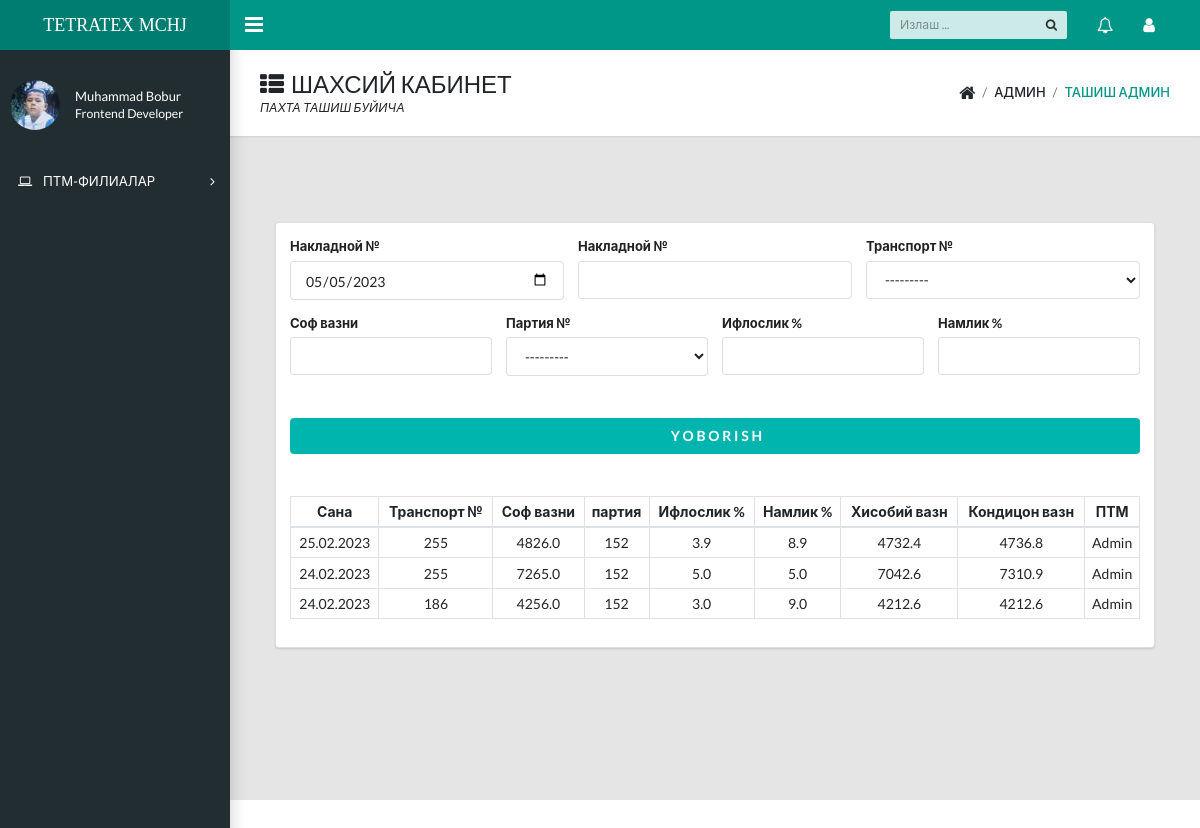
Before: /home/forms/ (signed in) with the older database file.
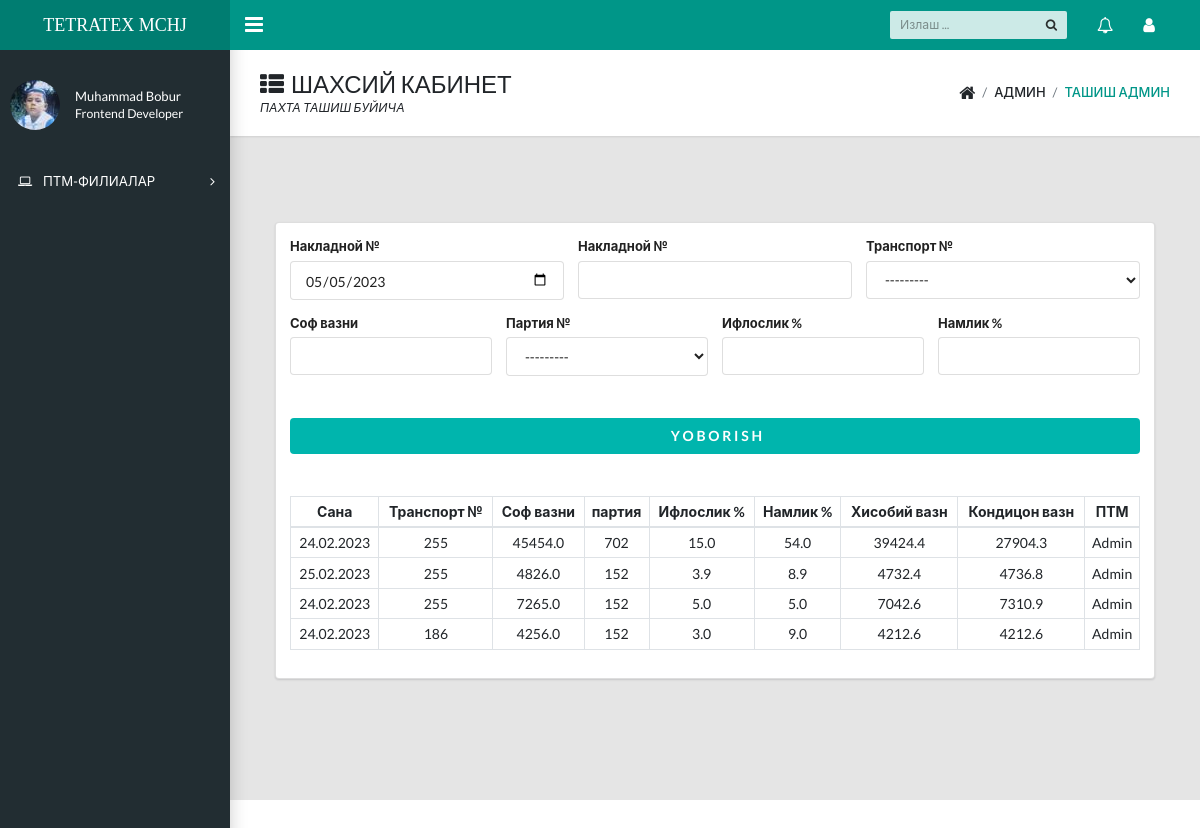
After: the same page with the newer database file.
### login/models.py (models this page shows, shortened)
class Profile(models.Model):
    user=models.OneToOneField(User,on_delete=models.CASCADE)
    first_name= models.CharField(max_length=30)
    last_name=models.CharField(max_length=30)
    pic=models.ImageField(upload_to='img',blank=True,null=True,default='default/default.jpg')
    pic_thumbnail=models.ImageField(upload_to='img',blank=True,null=True,default='default/thumbnail.jpg')

### tash/models.py (models this page shows, shortened)
class Partiya(models.Model):
    ptm=models.ForeignKey('Punkt',on_delete=models.SET_NULL,null=True)
    partiya=models.CharField(max_length=7,verbose_name='ПАРТИЯ РАКАМИ')
    bunt=models.CharField(max_length=20,verbose_name='Жой РАКАМИ')
    nav=models.CharField(max_length=30,verbose_name='Селекцион Нав',help_text='Анд-35,Анд-36,Шарк')
    sort=models.CharField(max_length=1,verbose_name='Пахтанинг Сорти')
    snif=models.CharField(max_length=1,verbose_name='Пахтанинг снифи')
    sofVazn=models.FloatField(verbose_name='Соф вазни')
    xisobiy=models.FloatField(verbose_name='Хисобий вазни')
    kond=models.FloatField(verbose_name='Кондицион вазни')
    ifloslik=models.FloatField(blank=True,verbose_name='Ифлослиги')
    namlik=models.FloatField(blank=True,verbose_name='Намлиги')
    class Meta:
        verbose_name_plural = "Партиялар очиш"
    def __str__(self):
        return str(self.partiya)

class Tashish(models.Model):
    ptm=models.ForeignKey('Punkt',on_delete=models.SET_NULL,null=True,related_name='ptm')
    date=models.DateField()
    nak_num=models.CharField(max_length=20,verbose_name='Накладной раками')
    transport=models.ForeignKey('Transport',on_delete=models.SET_NULL,verbose_name='Транспортни танланг',null=True)
    sofVazn=models.FloatField(verbose_name='Соф Вазни')
    partiya=models.ForeignKey("Partiya",on_delete=models.SET_NULL,verbose_name='Партия раками',null=True)
    ifloslik=models.FloatField(verbose_name='Ифлослиги')
    namlik=models.FloatField(verbose_name='Намлиги')
    xisobiy=models.FloatField(blank=True,verbose_name='Хисобий Вазни')
    kond=models.FloatField(blank=True,verbose_name='Кондицион Вазни')
    imzo=models.BooleanField(default=False)
    class Meta:
        verbose_name_plural = "ПАХТАНИ ТАШИШ"

### tash/views.py (the view, shortened to what this page needs)
# urls.py: path('forms/',formsfor, name="formset"),
def formsfor(request):
    user=request.user.profile
    ptm=request.user.punkt
    form=TashishForm(ptm)
    tash=Tashish.objects.filter(ptm=ptm).order_by('-id').values('date','nak_num','transport__rusum','transport__tr_num','sofVazn','partiya__partiya','ifloslik','namlik','xisobiy','kond','ptm__name')[0:10]
    context={'user':user,'form':form,"tash":tash}
    return render(request,'forms/forms.html',context)

### tash/forms.py
class TashishForm(forms.ModelForm):
    class Meta:
        model=Tashish
        fields=('date','nak_num','transport','sofVazn','partiya','ifloslik','namlik')
        widgets={
            'nak_num':forms.TextInput(attrs={'type':'number'}),
            'sofVazn':forms.TextInput(attrs={'type':'number'}),
            'date':forms.TextInput(attrs={'type':'date','value':date}),
        }
    def __init__(self,ptm,*args,**kwargs):
        super (TashishForm,self ).__init__(*args,**kwargs) # populates the post
        self.fields['partiya'].queryset = Partiya.objects.filter(ptm=ptm)

### tash/models.py (called while the page is built)
    def __str__(self):
        return str(self.tr_num)

### templates/forms/forms.html
{% extends 'docs/dashboard.html' %}
{% block content %}
<main class="app-content">
  <div class="app-title">
    <div>
      <h1><i class="fa fa-th-list pr-2"></i>ШАХСИЙ КАБИНЕТ</h1>
      <p>ПАХТА ТАШИШ БУЙИЧА </p>
    </div>
    <ul class="app-breadcrumb breadcrumb side">
      <li class="breadcrumb-item"><i class="fa fa-home fa-lg"></i></li>
      <li class="breadcrumb-item">АДМИН</li>
      <li class="breadcrumb-item active"><a href="#">ТАШИШ АДМИН</a></li>
    </ul>
  </div>
  <div class="col-12 pt-5">
  {% include 'forms/forms-inc.html' %}
  <div class="d-none d-sm-block d-md-none d-lg-block pt-5">
  {% include 'forms/mini-table.html'%}
  </div>
  </div>
</main>
{% endblock %}

### templates/docs/dashboard.html (shortened to what this page needs)
{% load static %}
<!DOCTYPE html>
<html lang="en">
  <head>
    <link rel="stylesheet" href="https://cdnjs.cloudflare.com/ajax/libs/semantic-ui/2.5.0/semantic.min.css" />
    <link rel="stylesheet" type="text/css" href="{% static 'css/main.css' %}">
    <link rel="stylesheet" type="text/css" href="https://maxcdn.bootstrapcdn.com/font-awesome/4.7.0/css/font-awesome.min.css">
  </head>
  <body class="app sidebar-mini">
    <header class="app-header"><a class="app-header__logo" href="index.html">TETRATEX MCHJ</a>
      <a class="app-sidebar__toggle" href="#" data-toggle="sidebar" aria-label="Hide Sidebar"></a>
      <ul class="app-nav">
        <li class="app-search">
          <input class="app-search__input" type="search" placeholder="Излаш ...">
          <button class="app-search__button"><i class="fa fa-search"></i></button>
        </li>
        <li class="dropdown"><a class="app-nav__item" href="#" data-toggle="dropdown" aria-label="Show notifications"><i class="fa fa-bell-o fa-lg"></i></a>
        </li>
        <li class="dropdown"><a class="app-nav__item" href="#" data-toggle="dropdown" aria-label="Open Profile Menu"><i class="fa fa-user fa-lg"></i></a>
        </li>
      </ul>
    </header>
    <aside class="app-sidebar">
      <div class="app-sidebar__user"><img class="app-sidebar__user-avatar" src="{{user.pic_thumbnail.url}}" alt="User Image">
        <div>
          <p class="app-sidebar__user-name">{{user.first_name}}
          <p class="app-sidebar__user-designation">Frontend Developer</p>
        </div>
      </div>
      <ul class="app-menu">
        <li class="treeview"><a class="app-menu__item" href="#" data-toggle="treeview"><i class="app-menu__icon fa fa-laptop"></i><span class="app-menu__label">ПТМ-ФИЛИАЛАР</span><i class="treeview-indicator fa fa-angle-right"></i></a>
        </li>
      </ul>
    </aside>
    {% block content %}
    {% endblock %}
  </body>
</html>

### templates/forms/forms-inc.html (shortened to what this page needs)
<form  method="post">
<div class="ui form segment">
  <div class="three fields">
    <div class="field">
      <label>Накладной  №</label>
      {{form.date}}
    </div>
    <div class="field">
      <label>Накладной  №</label>
      {{form.nak_num}}
    </div>
    <div class="field">
        <label>Транспорт №</label>
        {{form.transport}}
    </div>
  </div>
  <div class="four fields">
    <div class="field">
      <label>Соф вазни</label>
      {{form.sofVazn}}
    </div>
    <div class="field">
      <label>Партия №</label>
        {{form.partiya}}
    </div>
    <div class="field">
      <label>Ифлослик %</label>
      {{form.ifloslik}}
    </div>
    <div class="field">
      <label>Намлик %</label>
      {{form.namlik}}
    </div>
  </div>
  <button class="fluid ui button teal mt-5">&nbsp;Y&nbsp;O&nbsp;B&nbsp;O&nbsp;R&nbsp;I&nbsp;S&nbsp;H</button>
</form>

### templates/forms/mini-table.html
<table class="table table-sm table-bordered text-center">
    <thead>
      <tr>
        <th scope="col">Сана</th>
        <th scope="col">Транспорт №</th>
        <th scope="col">Соф вазни</th>
        <th scope="col">партия</th>
        <th scope="col">Ифлослик %</th>
        <th scope="col">Намлик %</th>
        <th scope="col">Хисобий вазн</th>
        <th scope="col">Кондицон вазн</th>
        <th scope="col">ПТМ</th>
      </tr>
    </thead>
    <tbody>
      {% for t in tash %}
      <tr>
       <td>{{t.date|date:"d.m.Y"}}</td>
       <td>{{t.transport__tr_num}}</td>
       <td>{{t.sofVazn}}</td>
       <td>{{t.partiya__partiya}}</td>
       <td>{{t.ifloslik}}</td>
       <td>{{t.namlik}}</td>
       <td>{{t.xisobiy}}</td>
       <td>{{t.kond}}</td>
       <td>{{t.ptm__name}}</td>
      </tr>
      {% endfor %}
    </tbody>
  </table>

Changed rows visible on the page:
added Tashish: date "24.02.2023", transport__tr_num "255", sofVazn "45454.0", partiya__partiya "702", ifloslik "15.0", namlik "54.0", xisobiy "39424.4", kond "27904.3", ptm__name "Admin"
